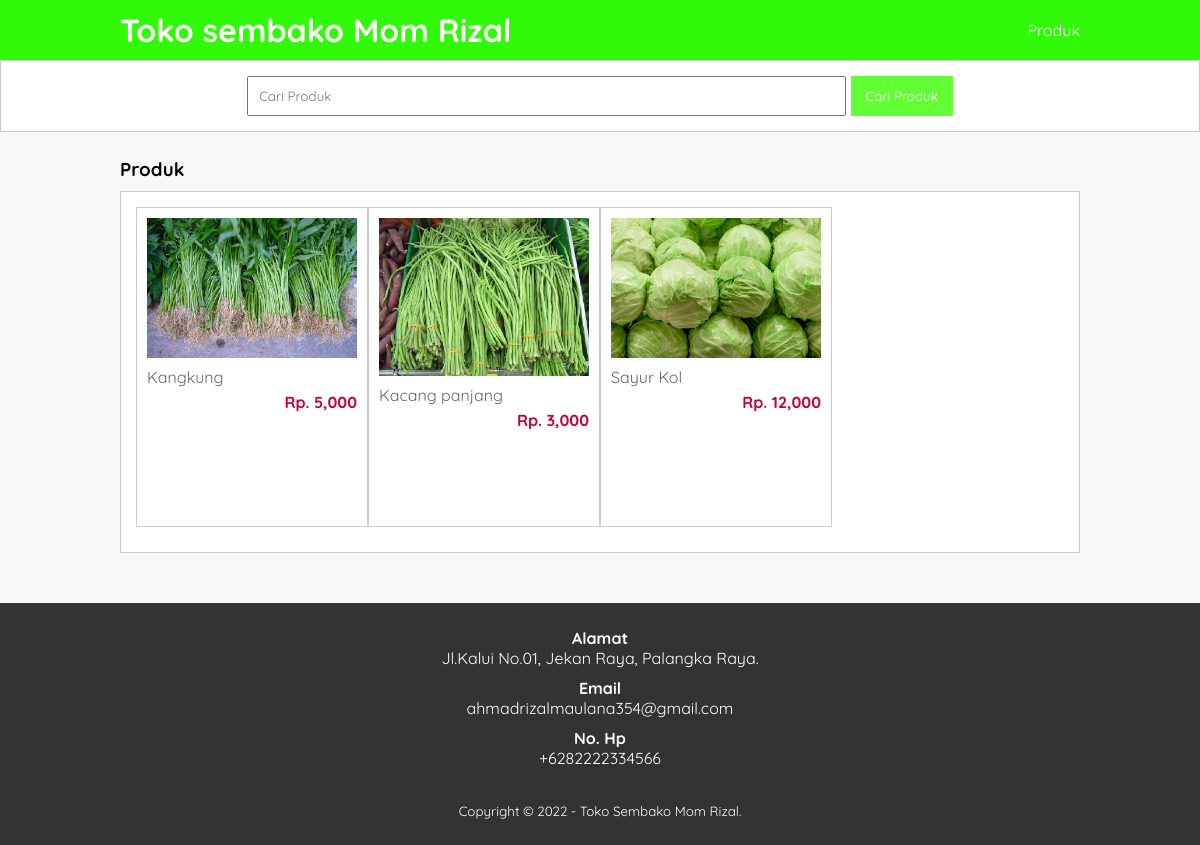
The app's page /produk.php?kat=18 with its own data.
### tables this page shows
CREATE TABLE `tb_product` (
  `product_id` int(11) NOT NULL,
  `category_id` int(11) NOT NULL,
  `product_name` varchar(100) NOT NULL,
  `product_price` int(11) NOT NULL,
  `product_description` text NOT NULL,
  `product_image` varchar(100) NOT NULL,
  `product_status` tinyint(1) NOT NULL,
  `date_created` timestamp NOT NULL DEFAULT current_timestamp()
);

### produk.php (the view, shortened to what this page needs)
<?php
	include 'db.php';
	$kontak = mysqli_query($conn, "SELECT admin_telp, admin_email, admin_address FROM tb_admin WHERE admin_id = 1");
	$a = mysqli_fetch_object($kontak);
 ?>
<!DOCTYPE html>
<html>
<head>
	<link rel="stylesheet" type="text/css" href="css/style.css">
</head>
<body>
	<header>
		<div class="container">
		<h1><a href="index.php">Toko sembako Mom Rizal</a></h1>
		<ul>
			<li><a href="produk.php">Produk</a></li>
		</ul>
		</div>
	</header>
	<div class="search">
		<div class="container">
			<form action="produk.php">
				<input type="text" name="search" placeholder="Cari Produk" value="<?php echo $_GET['search'] ?>">
				<input type="submit" name="cari" value="Cari Produk">
			</form>
		</div>
	</div>
		<div class="section">
			<div class="container">
				<h3>Produk</h3>
				<div class="box">
					<?php
						if($_GET['search'] !='' || $_GET['kat'] != ''){
							$where = "AND product_name LIKE '%".$_GET['search']."%' AND category_id LIKE '%".$_GET['kat']."%' ";
						}
						$produk = mysqli_query($conn, "SELECT * FROM tb_product WHERE product_status = 1 $where ORDER BY product_id DESC");
						if(mysqli_num_rows($produk) > 0){
							while($p = mysqli_fetch_array($produk)){
					 ?>
					 	<a href="detail-produk.php?id=<?php echo $p['product_id'] ?>">
						<div class="col-4">
							<img src="produk/<?php echo $p['product_image'] ?>">
							<p class="nama"><?php echo substr($p['product_name'], 0, 30) ?></p>
							<p class="harga">Rp. <?php echo number_format($p['product_price']) ?></p>
						</div>
						</a>
					<?php }}else{ ?>
						<p>Produk Tidak Ada</p>
						<?php } ?>
				</div>
			</div>
		</div>
		<div class="footer">
			<div class="container">
				<h4>Alamat</h4>
				<p><?php echo $a->admin_address ?></p>
				<h4>Email</h4>
				<p><?php echo $a->admin_email ?></p>
				<h4>No. Hp</h4>
				<p><?php echo $a->admin_telp ?></p>
				<small>Copyright &copy; 2022 - Toko Sembako Mom Rizal.</small>
			</div>
		</div>
</body>
</html>

### css/style.css (style rules this page uses)
* { padding:0; margin:0; font-family: 'Quicksand', sans-serif; }
body { background-color: #f8f8f8; }
a { color: inherit; text-decoration: none; }
header { background-color: #31FA09; color: #fff; }
header h1 { float: left; padding:10px 0; }
header ul { float: right; }
header ul li { display: inline-block; }
header ul li a { padding:20px 0 20px 15px; display: inline-block; }
.container { width: 80%; margin:0 auto; }
.container:after { content: ''; display: block; clear: both; }
.section { padding:25px 0; }
.box { background-color: #fff; border:1px solid #ccc; padding:15px; box-sizing: border-box; margin:10px 0 25px 0; }
.box:after { content: ''; display: block; clear: both; }
.search { padding:15px 0; background-color: #fff; border:1px solid #ccc; text-align: center; }
.search input[type=text] { width: 60%; padding:10px; }
.search input[type=submit] { padding:12px 15px; background-color: #61FF33; color:#fff; border:none; cursor: pointer; }
.col-4 { width:25%; height: 320px; border:1px solid #ccc; float: left; padding:10px; box-sizing: border-box; margin-bottom:10px; }
.col-4 img { width: 100%; margin-bottom: 5px; }
.col-4 .nama { color: #666; margin-bottom:5px; }
.col-4 .harga { font-weight: bold; color: #C70039; float: right; }
.footer { padding:25px 0; background-color: #333; color: #fff; text-align: center; }
.footer p { margin-bottom: 10px; }
.footer small { margin-top: 25px; display: inline-block; }

### records on screen
tb_product: product_image (picture), product_name "Kangkung", product_price "5,000"
tb_product: product_image (picture), product_name "Kacang panjang", product_price "3,000"
tb_product: product_image (picture), product_name "Sayur Kol", product_price "12,000"

### other values on screen
$a->admin_address "Jl.Kalui No.01, Jekan Raya, Palangka Raya."
$a->admin_email "ahmadrizalmaulana354@gmail.com"
$a->admin_telp "+6282222334566"
